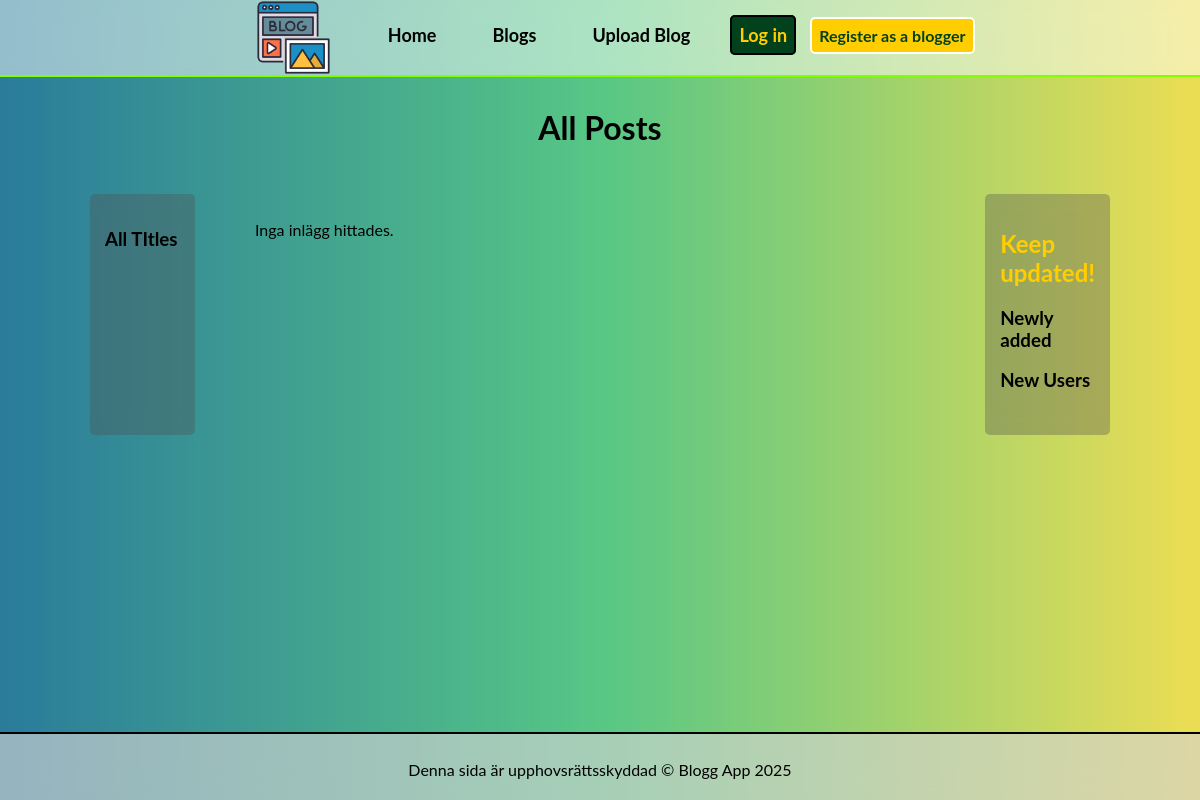
Page /posts.php on the earlier database version.
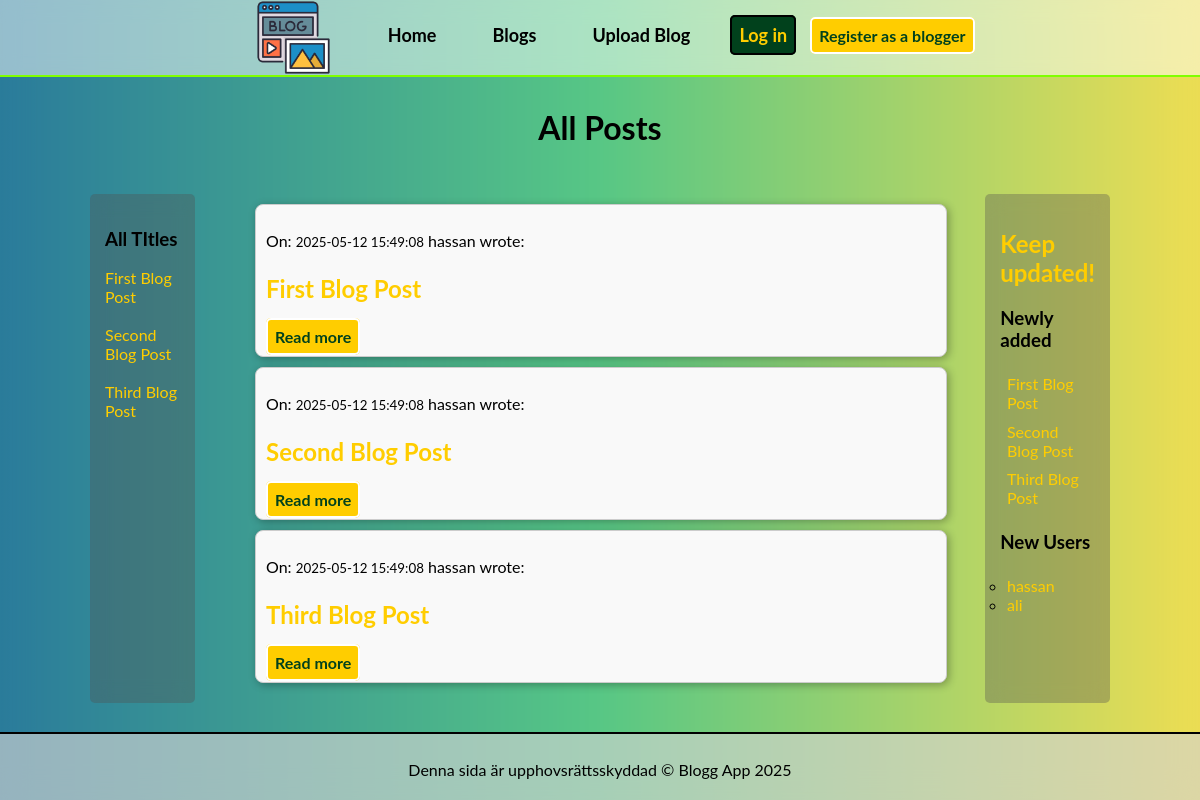
Same page on the later database version.
### tables this page shows
CREATE TABLE `post` (
  `id` int(11) NOT NULL,
  `title` varchar(255) NOT NULL,
  `content` longtext NOT NULL,
  `created` datetime NOT NULL DEFAULT current_timestamp(),
  `userId` int(11) NOT NULL
);

CREATE TABLE `user` (
  `id` int(11) NOT NULL,
  `username` varchar(255) NOT NULL,
  `password` varchar(255) NOT NULL,
  `title` varchar(255) DEFAULT NULL,
  `presentation` mediumtext DEFAULT NULL,
  `image` varchar(255) DEFAULT NULL,
  `created` datetime NOT NULL DEFAULT current_timestamp()
);

### db.php (called while the page is built, shortened)
<?php
$connection = mysqli_connect(DB_SERVER, DB_USER, DB_PASS, DB_NAME);
function get_result($statment)
{
    $rows = array();
    $result = mysqli_stmt_get_result($statment);
    if ($result)
    {
        while ($row = mysqli_fetch_assoc($result)) {
            $rows[] = $row;
        }
    }
    return $rows;
}
function get_users()
{
    global $connection;
    $sql = 'SELECT * FROM user';
    $statment = mysqli_prepare($connection, $sql);
    mysqli_stmt_execute($statment);
    $result = get_result($statment);
    return $result;
}
function get_latest_posts($count = 3)
{
    global $connection;
    $sql = 'SELECT post.*, user.username
            FROM post
            JOIN user ON post.userId = user.id
            ORDER BY post.created DESC
            LIMIT ?';
    $stmt = mysqli_prepare($connection, $sql);
    mysqli_stmt_bind_param($stmt, 'i', $count);
    mysqli_stmt_execute($stmt);
    $result = get_result($stmt);
    return $result;
}
function get_all_posts()
{
    global $connection;
    $sql = 'SELECT post.id, post.title, post.content, post.created, user.username
            FROM post
            JOIN user ON post.userId = user.id
            ORDER BY post.created DESC';
    $statement = mysqli_prepare($connection, $sql);
    mysqli_stmt_execute($statement);
    $result = get_result($statement);
    return $result;
}
function nyheter()
{
    $users = get_users();
    $posts = get_latest_posts();
    return [
        'users' => $users,
        'posts' => $posts
    ];
}

### posts.php (the view, shortened to what this page needs)
<?php
include('./app/includes/header.php');
require_once('db.php');
$posts = get_all_posts();
?>
<head>
</head>
<h1>All Posts</h1>
<div class="post-container">
    <aside
        class="back-support"><?php include('./menu.php'); ?>
    </aside>
    <main>
        <?php if (empty($posts)): ?>
            <p>Inga inlägg hittades.</p>
        <?php else: ?>
            <?php foreach ($posts as $post): ?>
                <div class="om-content" style="border:1px solid #ccc; padding:10px; margin-bottom:10px;">
                    <p>On:
                        <small><?= htmlspecialchars($post['created']) ?></small>
                        <?= htmlspecialchars($post['username']) ?>
                        wrote:</p>
                    <p class="blog-title">
                        <b><?= nl2br(htmlspecialchars($post['title'])) ?></b>
                    </p>
                    <a href="single_post.php?postId=<?= urlencode($post['id']) ?>" class="btn-y">Read more</a>
                    <br>
                </div>
            <?php endforeach; ?>
        <?php endif; ?>
    </main>
      <aside
        class="back-support"><?php include('./nyheter.php'); ?>
    </aside>
</div>
<?php include('./app/includes/footer.php') ?>

### menu.php
<?php if (isset($posts) && is_array($posts)): ?>
    <div class="post-list">
        <h3>All TItles</h3>
        <ul class="">
            <?php foreach ($posts as $p): ?>
                <li>
                    <a href="single_post.php?postId=<?= urlencode($p['id']) ?>">
                        <?= htmlspecialchars($p['title']) ?>
                    </a>
                </li>
                <br>
            <?php endforeach; ?>
        </ul>
    </div>
<?php else: ?>
    <p>❌ No data availbe to display.</p>
<?php endif; ?>

### nyheter.php
<?php
require_once('db.php');
$data = nyheter();
$users = $data['users'];
$posts = $data['posts'];
?>
<h1 class="yellow-font">
    <b>
        Keep updated!
    </b>
</h1>
<h3 class="">Newly added</h3>
<?php foreach ($posts as $post): ?>
    <article>
        <ul class="ullist">
            <a
                href="single_post.php?postId=<?= urlencode($post['id']) ?>"><?= htmlspecialchars($post['title']) ?>
            </a>
        </ul>
    </article>
<?php endforeach; ?>
<h3>New Users</h3>
<article>
    <ul>
        <?php foreach ($users as $user): ?>
            <li class="ullist">
                <a
                    href="content.php?userId=<?= urlencode($user['id']) ?>"><?= htmlspecialchars($user['username']) ?>
                </a>
            </li>
        <?php endforeach; ?>
    </ul>
</article>

Differences in the rows shown:
added post: title "First Blog Post", created "2025-05-12 15:49:08", userId.username "hassan"
added post: title "Second Blog Post", created "2025-05-12 15:49:08", userId.username "hassan"
added post: title "Third Blog Post", created "2025-05-12 15:49:08", userId.username "hassan"
added user: username "hassan"
added user: username "ali"
Other differences:
text no longer shown: "Inga inlägg hittades."
